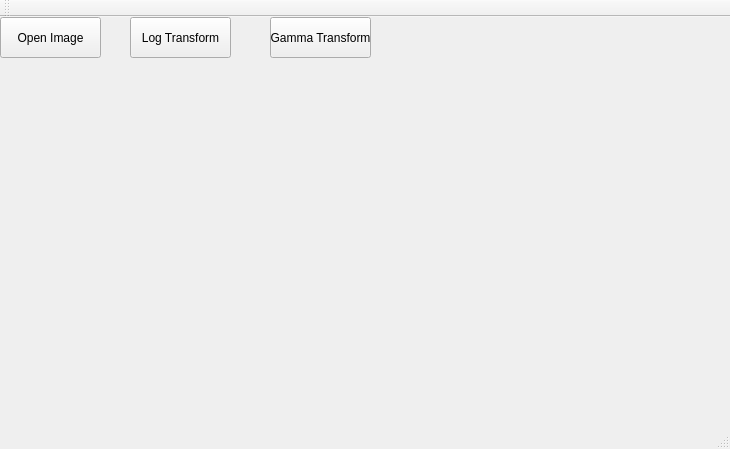
<?xml version="1.0" encoding="UTF-8"?>
<ui version="4.0">
 <class>MainWindow</class>
 <widget class="QMainWindow" name="MainWindow">
  <property name="geometry">
   <rect>
    <x>0</x>
    <y>0</y>
    <width>730</width>
    <height>449</height>
   </rect>
  </property>
  <property name="windowTitle">
   <string>MainWindow</string>
  </property>
  <widget class="QWidget" name="centralWidget">
   <widget class="QPushButton" name="OpenImageButton">
    <property name="geometry">
     <rect>
      <x>0</x>
      <y>0</y>
      <width>101</width>
      <height>41</height>
     </rect>
    </property>
    <property name="text">
     <string>Open Image</string>
    </property>
   </widget>
   <widget class="QPushButton" name="LogTransformButton">
    <property name="geometry">
     <rect>
      <x>130</x>
      <y>0</y>
      <width>101</width>
      <height>41</height>
     </rect>
    </property>
    <property name="text">
     <string>Log Transform</string>
    </property>
   </widget>
   <widget class="QLabel" name="DisplayLabel">
    <property name="geometry">
     <rect>
      <x>0</x>
      <y>50</y>
      <width>491</width>
      <height>291</height>
     </rect>
    </property>
    <property name="text">
     <string/>
    </property>
   </widget>
   <widget class="QPushButton" name="GammaTransformButton">
    <property name="geometry">
     <rect>
      <x>270</x>
      <y>0</y>
      <width>101</width>
      <height>41</height>
     </rect>
    </property>
    <property name="text">
     <string>Gamma Transform</string>
    </property>
   </widget>
  </widget>
  <widget class="QMenuBar" name="menuBar">
   <property name="geometry">
    <rect>
     <x>0</x>
     <y>0</y>
     <width>730</width>
     <height>23</height>
    </rect>
   </property>
  </widget>
  <widget class="QToolBar" name="mainToolBar">
   <attribute name="toolBarArea">
    <enum>TopToolBarArea</enum>
   </attribute>
   <attribute name="toolBarBreak">
    <bool>false</bool>
   </attribute>
  </widget>
  <widget class="QStatusBar" name="statusBar"/>
 </widget>
 <layoutdefault spacing="6" margin="11"/>
 <resources/>
 <connections/>
</ui>
